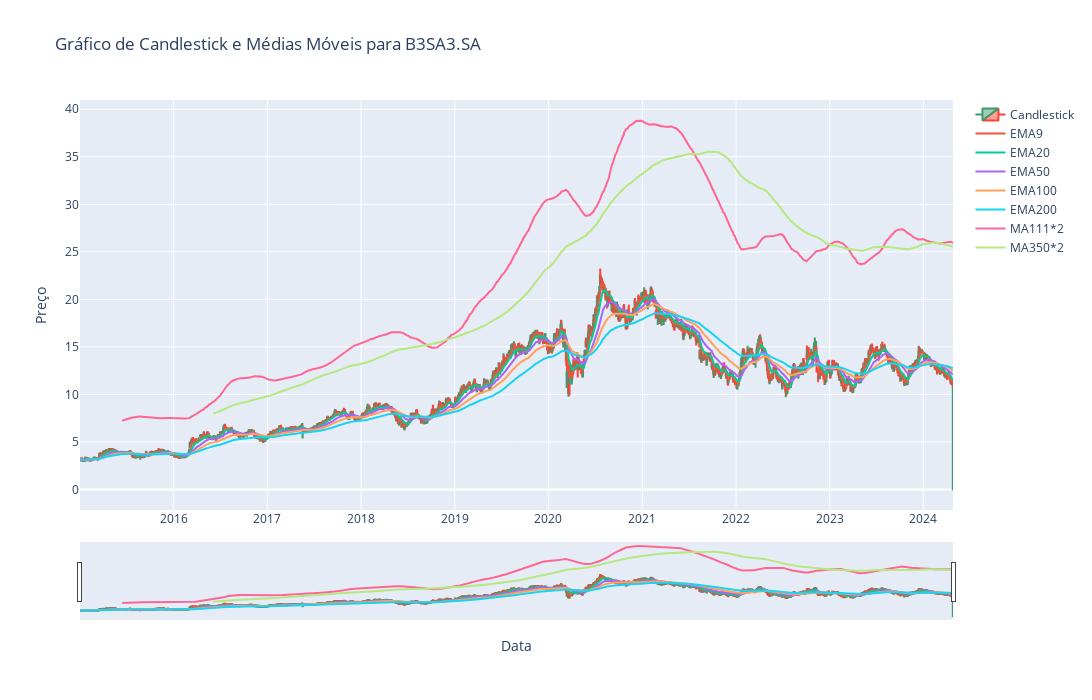

Notebook source saved alongside this figure:
### Code cell
# Cria um gráfico de candlestick usando o Plotly
fig = go.Figure(data=[go.Candlestick(x=df.index,
                open=df['Open'],
                high=df['High'],
                low=df['Low'],
                close=df['Close'],
                name='Candlestick')])

# Adiciona as médias móveis ao gráfico
fig.add_trace(go.Scatter(x=df.index, y=df['EMA9'], mode='lines', name='EMA9'))
fig.add_trace(go.Scatter(x=df.index, y=df['EMA20'], mode='lines', name='EMA20'))
fig.add_trace(go.Scatter(x=df.index, y=df['EMA50'], mode='lines', name='EMA50'))
fig.add_trace(go.Scatter(x=df.index, y=df['EMA100'], mode='lines', name='EMA100'))
fig.add_trace(go.Scatter(x=df.index, y=df['EMA200'], mode='lines', name='EMA200'))
fig.add_trace(go.Scatter(x=df.index, y=df['MA111*2'], mode='lines', name='MA111*2'))
fig.add_trace(go.Scatter(x=df.index, y=df['MA350*2'], mode='lines', name='MA350*2'))

if ticker=="^BVSP":
    ticker='IBOV'

# Configura o layout do gráfico
fig.update_layout(
    width=1500,
    height=700,
    title=f"Gráfico de Candlestick e Médias Móveis para {ticker}",
    xaxis_title="Data",
    yaxis_title="Preço",
    showlegend=True
)

# Exibe o gráfico
fig.show()

### Figure 1 — Plotly figure (JSON) as saved in the notebook; plotly's stock layout.template omitted (floating-point values rounded to 4 significant figures; data arrays with more than 128 entries replaced by an {"elided": "..."} marker saying what was removed)
{"data": [{"close": {"elided": "2316 float values"}, "high": {"elided": "2316 float values"}, "low": {"elided": "2316 float values"}, "name": "Candlestick", "open": {"elided": "2316 float values"}, "type": "candlestick", "x": {"elided": "2316 str values"}}, {"mode": "lines", "name": "EMA9", "type": "scatter", "x": {"elided": "2316 str values"}, "y": {"elided": "2316 float values"}}, {"mode": "lines", "name": "EMA20", "type": "scatter", "x": {"elided": "2316 str values"}, "y": {"elided": "2316 float values"}}, {"mode": "lines", "name": "EMA50", "type": "scatter", "x": {"elided": "2316 str values"}, "y": {"elided": "2316 float values"}}, {"mode": "lines", "name": "EMA100", "type": "scatter", "x": {"elided": "2316 str values"}, "y": {"elided": "2316 float values"}}, {"mode": "lines", "name": "EMA200", "type": "scatter", "x": {"elided": "2316 str values"}, "y": {"elided": "2316 float values"}}, {"mode": "lines", "name": "MA111*2", "type": "scatter", "x": {"elided": "2316 str values"}, "y": {"elided": "2316 float values"}}, {"mode": "lines", "name": "MA350*2", "type": "scatter", "x": {"elided": "2316 str values"}, "y": {"elided": "2316 float values"}}], "layout": {"height": 700, "showlegend": true, "title": {"text": "Gráfico de Candlestick e Médias Móveis para B3SA3.SA"}, "width": 1500, "xaxis": {"title": {"text": "Data"}}, "yaxis": {"title": {"text": "Preço"}}}}
